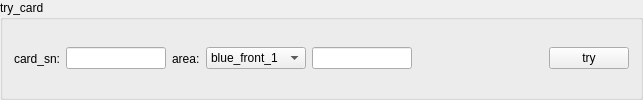
     <widget class="QGroupBox" name="groupBox_3">
      <property name="enabled">
       <bool>true</bool>
      </property>
      <property name="title">
       <string>try_card</string>
      </property>
      <layout class="QHBoxLayout" name="horizontalLayout_5">
       <item>
        <widget class="QLabel" name="label1_try">
         <property name="text">
          <string>card_sn:</string>
         </property>
        </widget>
       </item>
       <item>
        <widget class="QLineEdit" name="card_sn_try">
         <property name="sizePolicy">
          <sizepolicy hsizetype="Fixed" vsizetype="Fixed">
           <horstretch>0</horstretch>
           <verstretch>0</verstretch>
          </sizepolicy>
         </property>
         <property name="minimumSize">
          <size>
           <width>100</width>
           <height>0</height>
          </size>
         </property>
         <property name="maximumSize">
          <size>
           <width>100</width>
           <height>16777215</height>
          </size>
         </property>
        </widget>
       </item>
       <item>
        <widget class="QLabel" name="label2_try">
         <property name="text">
          <string>area:</string>
         </property>
        </widget>
       </item>
       <item>
        <widget class="QComboBox" name="from_area_try">
         <property name="minimumSize">
          <size>
           <width>100</width>
           <height>0</height>
          </size>
         </property>
         <property name="maximumSize">
          <size>
           <width>100</width>
           <height>16777215</height>
          </size>
         </property>
         <property name="currentIndex">
          <number>8</number>
         </property>
         <item>
          <property name="text">
           <string>blue_deck</string>
          </property>
         </item>
         <item>
          <property name="text">
           <string>blue_hand</string>
          </property>
         </item>
         <item>
          <property name="text">
           <string>blue_grave</string>
          </property>
         </item>
         <item>
          <property name="text">
           <string>blue_remove</string>
          </property>
         </item>
         <item>
          <property name="text">
           <string>red_deck</string>
          </property>
         </item>
         <item>
          <property name="text">
           <string>red_hand</string>
          </property>
         </item>
         <item>
          <property name="text">
           <string>red_grave</string>
          </property>
         </item>
         <item>
          <property name="text">
           <string>red_remove</string>
          </property>
         </item>
         <item>
          <property name="text">
           <string>blue_front_1</string>
          </property>
         </item>
         <item>
          <property name="text">
           <string>blue_front_2</string>
          </property>
         </item>
         <item>
          <property name="text">
           <string>blue_front_3</string>
          </property>
         </item>
         <item>
          <property name="text">
           <string>blue_front_4</string>
          </property>
         </item>
         <item>
          <property name="text">
           <string>blue_front_5</string>
          </property>
         </item>
         <item>
          <property name="text">
           <string>blue_back_1</string>
          </property>
         </item>
         <item>
          <property name="text">
           <string>blue_back_2</string>
          </property>
         </item>
         <item>
          <property name="text">
           <string>blue_back_3</string>
          </property>
         </item>
         <item>
          <property name="text">
           <string>blue_back_4</string>
          </property>
         </item>
         <item>
          <property name="text">
           <string>blue_back_5</string>
          </property>
         </item>
         <item>
          <property name="text">
           <string>red_front_1</string>
          </property>
         </item>
         <item>
          <property name="text">
           <string>red_front_2</string>
          </property>
         </item>
         <item>
          <property name="text">
           <string>red_front_3</string>
          </property>
         </item>
         <item>
          <property name="text">
           <string>red_front_4</string>
          </property>
         </item>
         <item>
          <property name="text">
           <string>red_front_5</string>
          </property>
         </item>
         <item>
          <property name="text">
           <string>red_back_1</string>
          </property>
         </item>
         <item>
          <property name="text">
           <string>red_back_2</string>
          </property>
         </item>
         <item>
          <property name="text">
           <string>red_back_3</string>
          </property>
         </item>
         <item>
          <property name="text">
           <string>red_back_4</string>
          </property>
         </item>
         <item>
          <property name="text">
           <string>red_back_5</string>
          </property>
         </item>
        </widget>
       </item>
       <item>
        <widget class="QLineEdit" name="from_index_try">
         <property name="sizePolicy">
          <sizepolicy hsizetype="Fixed" vsizetype="Fixed">
           <horstretch>0</horstretch>
           <verstretch>0</verstretch>
          </sizepolicy>
         </property>
         <property name="minimumSize">
          <size>
           <width>100</width>
           <height>0</height>
          </size>
         </property>
         <property name="maximumSize">
          <size>
           <width>100</width>
           <height>16777215</height>
          </size>
         </property>
        </widget>
       </item>
       <item>
        <spacer name="horizontalSpacer_6">
         <property name="orientation">
          <enum>Qt::Orientation::Horizontal</enum>
         </property>
         <property name="sizeHint" stdset="0">
          <size>
           <width>131</width>
           <height>20</height>
          </size>
         </property>
        </spacer>
       </item>
       <item>
        <widget class="QPushButton" name="try_card">
         <property name="text">
          <string>try</string>
         </property>
        </widget>
       </item>
      </layout>
     </widget>
